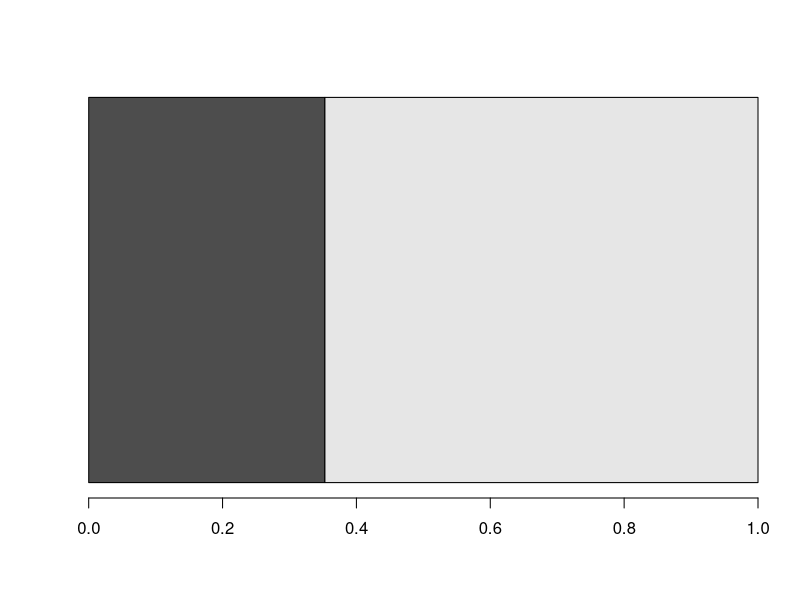

Write the R code that produced this figure.
## ---- chunk 1
knitr::opts_chunk$set(echo = TRUE)
## ---- chunk 2
thisweek <- 12
yikes <- c(thisweek, 34-thisweek) / 34
barplot(as.matrix(yikes), horiz=TRUE, beside=FALSE)
